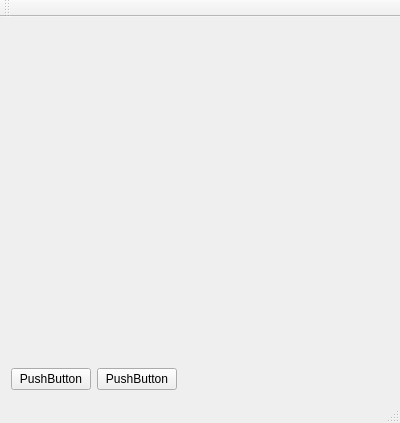
<?xml version="1.0" encoding="UTF-8"?>
<ui version="4.0">
 <class>MainWindow</class>
 <widget class="QMainWindow" name="MainWindow">
  <property name="geometry">
   <rect>
    <x>0</x>
    <y>0</y>
    <width>400</width>
    <height>423</height>
   </rect>
  </property>
  <property name="windowTitle">
   <string>MainWindow</string>
  </property>
  <widget class="QWidget" name="centralWidget">
   <layout class="QVBoxLayout" name="verticalLayout">
    <item>
     <widget class="QWidget" name="widget" native="true">
      <property name="sizePolicy">
       <sizepolicy hsizetype="Preferred" vsizetype="Expanding">
        <horstretch>0</horstretch>
        <verstretch>0</verstretch>
       </sizepolicy>
      </property>
      <layout class="QVBoxLayout" name="verticalLayout_3">
       <item>
        <layout class="QVBoxLayout" name="vLayout">
         <property name="spacing">
          <number>0</number>
         </property>
        </layout>
       </item>
      </layout>
     </widget>
    </item>
    <item>
     <layout class="QHBoxLayout" name="horizontalLayout">
      <item>
       <widget class="QPushButton" name="pushButton_2">
        <property name="text">
         <string>PushButton</string>
        </property>
       </widget>
      </item>
      <item>
       <widget class="QPushButton" name="pushButton">
        <property name="text">
         <string>PushButton</string>
        </property>
       </widget>
      </item>
      <item>
       <spacer name="horizontalSpacer">
        <property name="orientation">
         <enum>Qt::Horizontal</enum>
        </property>
        <property name="sizeHint" stdset="0">
         <size>
          <width>40</width>
          <height>20</height>
         </size>
        </property>
       </spacer>
      </item>
     </layout>
    </item>
   </layout>
  </widget>
  <widget class="QMenuBar" name="menuBar">
   <property name="geometry">
    <rect>
     <x>0</x>
     <y>0</y>
     <width>400</width>
     <height>22</height>
    </rect>
   </property>
  </widget>
  <widget class="QToolBar" name="mainToolBar">
   <attribute name="toolBarArea">
    <enum>TopToolBarArea</enum>
   </attribute>
   <attribute name="toolBarBreak">
    <bool>false</bool>
   </attribute>
  </widget>
  <widget class="QStatusBar" name="statusBar"/>
 </widget>
 <layoutdefault spacing="6" margin="11"/>
 <resources/>
 <connections/>
</ui>
